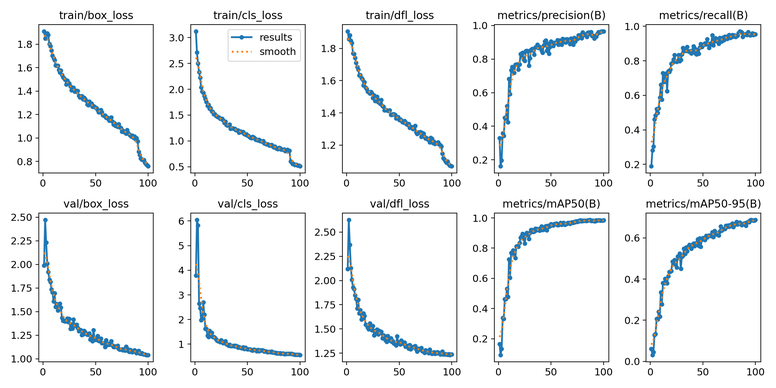
#> input picture runs/detect/train/results.png, 776 x 388 px, shrunk from 2400 x 1200 before the run
$ python affichage.py
#> lines starting #> are read from the running program, lines starting #| are printed output that depends on the picture
import cv2, os
import matplotlib.pyplot as plt

def disp_train(directory, num):
#> called with directory = 'runs/detect/train', num = ''
    plt.figure()
    plt.imshow(plt.imread(directory+num+"/results.png"))
    plt.figure()
    plt.imshow(plt.imread(directory+num+"/confusion_matrix.png"))
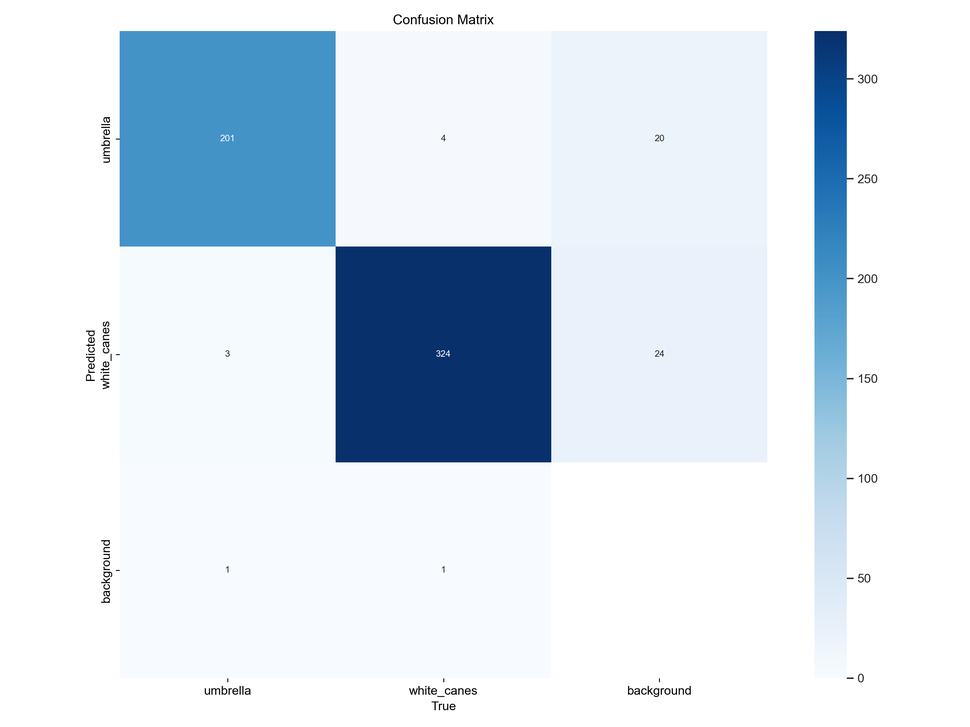
#> input picture runs/detect/train/confusion_matrix.png, 970 x 727 px, shrunk from 3000 x 2250 before the run
    plt.figure()
    plt.subplot(2, 2, 1)
    plt.imshow(plt.imread(directory+num+"/P_curve.png"))
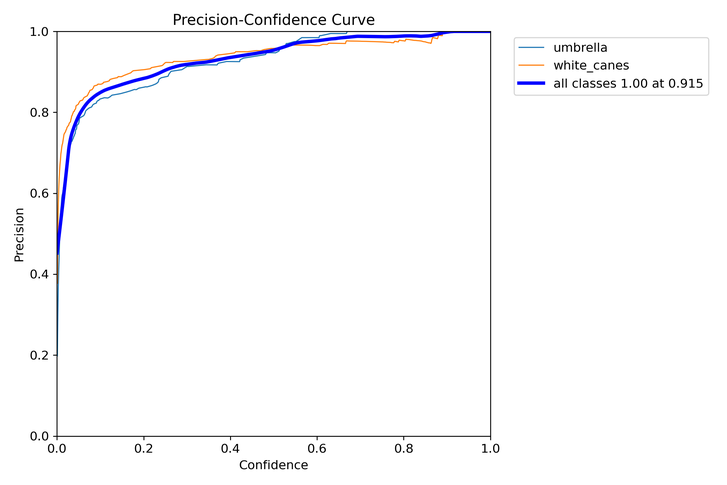
#> input picture runs/detect/train/P_curve.png, 727 x 485 px, shrunk from 2250 x 1500 before the run
    plt.subplot(2, 2, 2)
    plt.imshow(plt.imread( directory+num+"/PR_curve.png"))
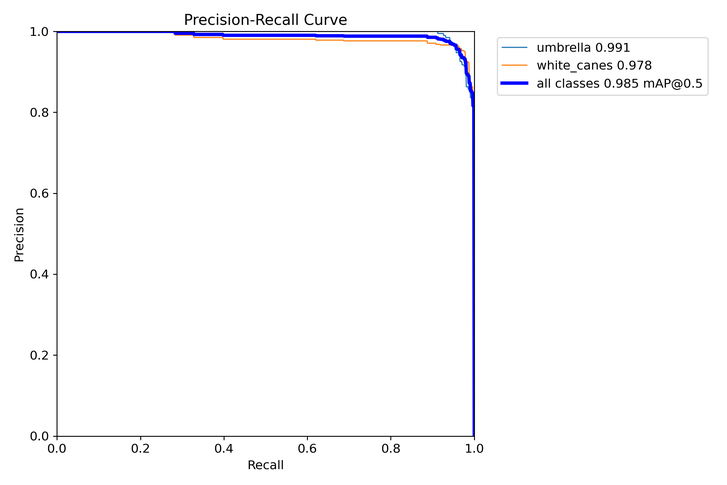
#> input picture runs/detect/train/PR_curve.png, 727 x 485 px, shrunk from 2250 x 1500 before the run
    plt.subplot(2, 2, 3)
    plt.imshow(plt.imread(directory+num+"/R_curve.png"))
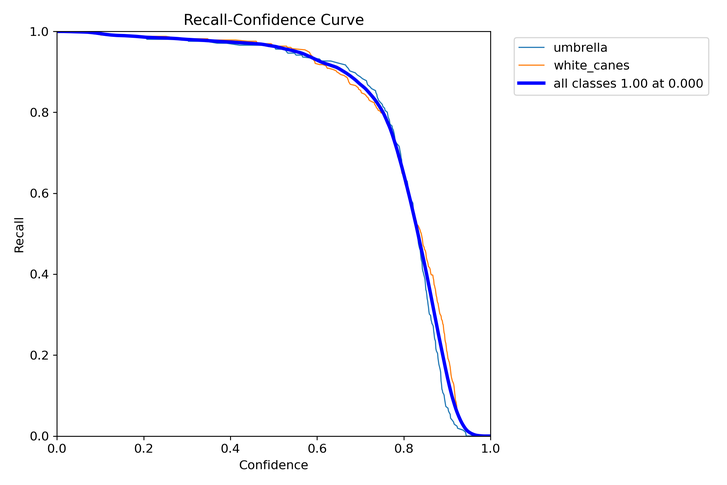
#> input picture runs/detect/train/R_curve.png, 727 x 485 px, shrunk from 2250 x 1500 before the run
    plt.subplot(2, 2, 4)
    plt.imshow(plt.imread( directory+num+"/F1_curve.png"))
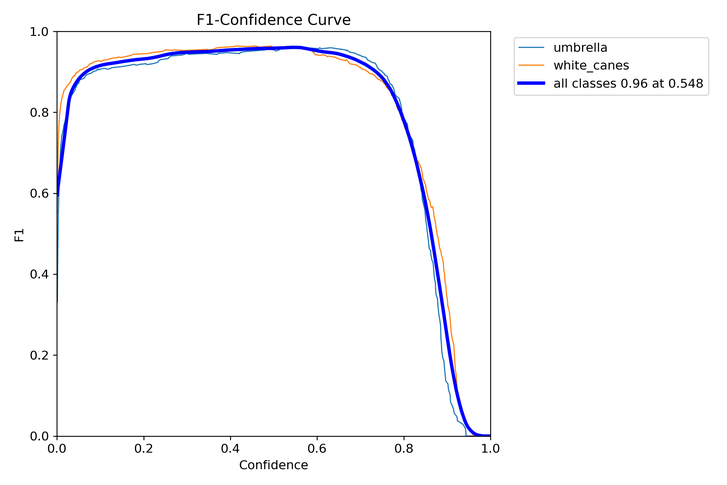
#> input picture runs/detect/train/F1_curve.png, 727 x 485 px, shrunk from 2250 x 1500 before the run
    plt.show()


def disp_test(directory, num):
#> (the run stopped early here; a loop or call above may not have finished)
